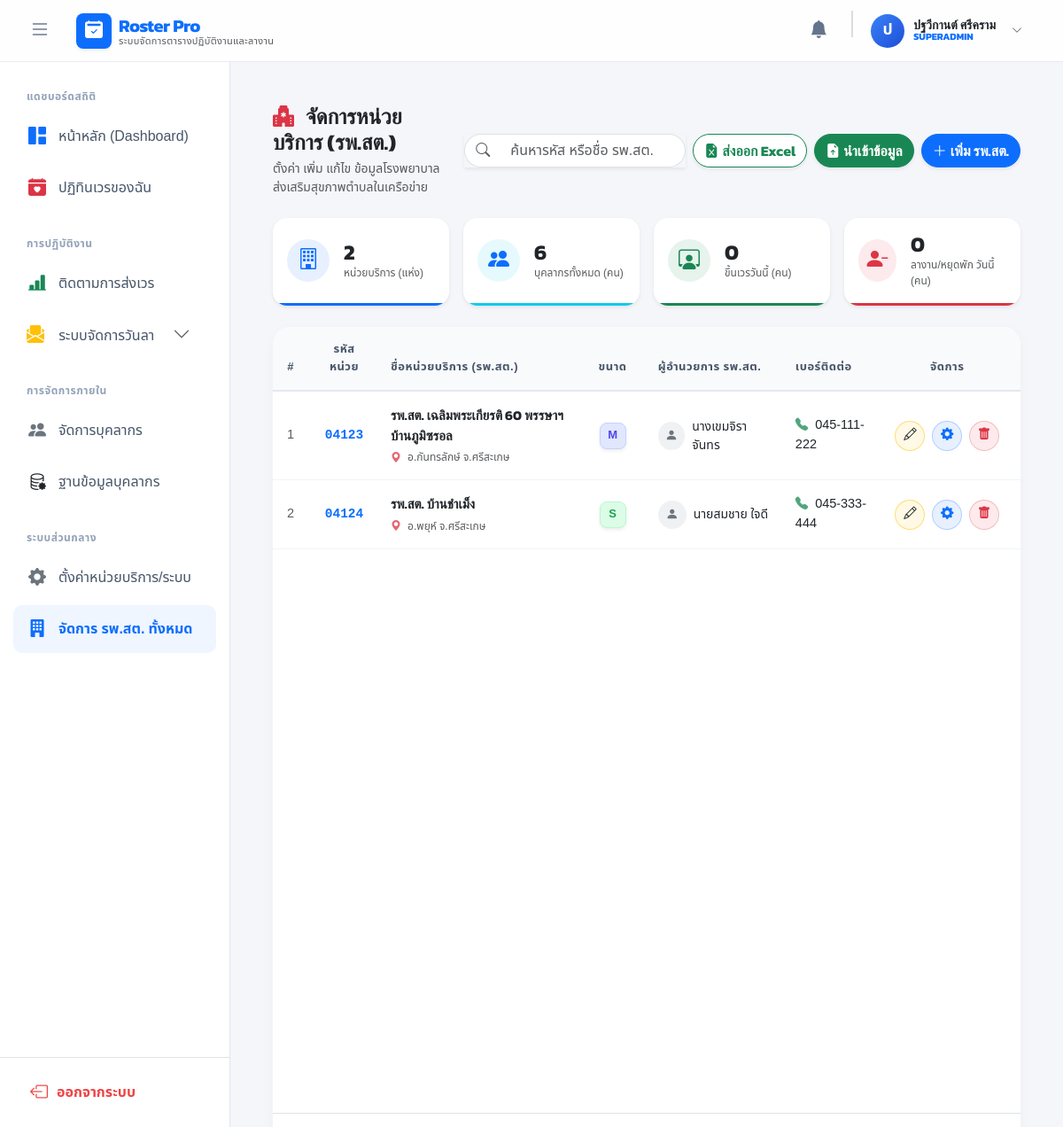
Page /index.php?c=hospitals (signed in) on the committed database.
### tables this page shows
CREATE TABLE `users` (
  `id` int(11) NOT NULL,
  `hospital_id` int(11) DEFAULT NULL COMMENT 'รหัสหน่วยบริการ (NULL = แอดมินส่วนกลาง)',
  `name` varchar(100) NOT NULL,
  `phone` varchar(50) DEFAULT NULL,
  `username` varchar(50) NOT NULL,
  `password` varchar(255) NOT NULL,
  `role` enum('SUPERADMIN','ADMIN','DIRECTOR','SCHEDULER','STAFF','HR') NOT NULL DEFAULT 'STAFF',
  `employee_type` enum('ข้าราชการ/พนักงานท้องถิ่น','พนักงานจ้างตามภารกิจ','พนักงานจ้างทั่วไป') NOT NULL DEFAULT 'ข้าราชการ/พนักงานท้องถิ่น',
  `start_date` date DEFAULT NULL COMMENT 'วันที่บรรจุ/เริ่มงาน',
  `type` varchar(100) DEFAULT NULL COMMENT 'วิชาชีพ/ตำแหน่ง',
  `position_number` varchar(50) DEFAULT NULL,
  `color_theme` varchar(20) DEFAULT 'primary',
  `sort_order` int(11) DEFAULT 0,
  `created_at` datetime DEFAULT current_timestamp(),
  `display_order` int(11) NOT NULL DEFAULT 0,
  `id_card` varchar(13) DEFAULT NULL,
  `pay_rate_id` int(11) DEFAULT NULL
);

CREATE TABLE `hospitals` (
  `id` int(11) NOT NULL,
  `hospital_code` varchar(10) NOT NULL,
  `name` varchar(255) NOT NULL,
  `is_active` tinyint(1) DEFAULT 1,
  `address` varchar(255) DEFAULT NULL,
  `sub_district` varchar(100) DEFAULT NULL,
  `district` varchar(100) DEFAULT NULL,
  `province` varchar(100) DEFAULT NULL,
  `zipcode` varchar(10) DEFAULT NULL,
  `latitude` varchar(50) DEFAULT NULL,
  `longitude` varchar(50) DEFAULT NULL,
  `hospital_size` enum('S','M','L','XL') DEFAULT 'S',
  `phone` varchar(50) DEFAULT NULL,
  `morning_shift` varchar(50) DEFAULT '08:30 - 16:30',
  `afternoon_shift` varchar(50) DEFAULT '16:30 - 00:30',
  `night_shift` varchar(50) DEFAULT '00:30 - 08:30',
  `created_at` datetime DEFAULT current_timestamp(),
  `email` varchar(100) DEFAULT NULL,
  `logo` varchar(255) DEFAULT NULL
);

### views/hospitals/index.php (the view, shortened to what the rows shown need)
<?php
$isAdmin = in_array($_SESSION['user']['role'] ?? '', ['ADMIN', 'SUPERADMIN']);
$all_hospitals = $hospitals ?? [];
$filtered_hospitals = [];
foreach ($all_hospitals as $h) {
    $name = $h['name'] ?? '';
    if (mb_strpos($name, 'ส่วนกลาง') === false && $h['id'] != 0) {
        $filtered_hospitals[] = $h;
    }
}
$hospitals = $filtered_hospitals;
?>
<div class="container-fluid px-3 px-md-4 py-4 min-vh-100 d-flex flex-column">
    <div class="card card-modern flex-grow-1 overflow-hidden d-flex flex-column mb-4">
        <div class="card-body p-0 d-flex flex-column flex-grow-1">
            <div class="table-responsive flex-grow-1">
                <table class="table table-modern mb-0" id="hospitalsTable">
                    <thead class="sticky-top" style="z-index: 10;">
                        <tr>
                            <th class="text-center" style="width: 5%;">#</th>
                            <th class="text-center" style="width: 10%;">รหัสหน่วย</th>
                            <th style="width: 30%;">ชื่อหน่วยบริการ (รพ.สต.)</th>
                            <th class="text-center" style="width: 10%;">ขนาด</th>
                            <th style="width: 20%;">ผู้อำนวยการ รพ.สต.</th>
                            <th style="width: 15%;">เบอร์ติดต่อ</th>
                            <th class="text-center pe-4" style="width: 10%;">จัดการ</th>
                        </tr>
                    </thead>
                    <tbody id="hospitalTableBody">
                        <?php if (empty($hospitals)): ?>
                            <tr>
                                <td colspan="7" class="text-center py-5">
                                    <div class="bg-light rounded-circle d-inline-flex justify-content-center align-items-center mb-3" style="width: 80px; height: 80px;">
                                        <i class="bi bi-building-x fs-1 text-secondary opacity-50"></i>
                                    </div>
                                    <h6 class="fw-bold text-dark mb-1">ไม่พบข้อมูล รพ.สต.</h6>
                                    <p class="text-muted small mb-0">ยังไม่มีข้อมูลในระบบ หรือชื่อไม่ตรงกับเงื่อนไข</p>
                                </td>
                            </tr>
                        <?php else: ?>
                            <?php $no = 1; foreach ($hospitals as $h):
                                $size = strtoupper(trim($h['hospital_size'] ?? 'S'));
                                $size_class = 'size-unknown';
                                if ($size === 'S') $size_class = 'size-s';
                                elseif ($size === 'M') $size_class = 'size-m';
                                elseif ($size === 'L') $size_class = 'size-l';
                                elseif ($size === 'XL') $size_class = 'size-xl';
                            ?>
                            <tr class="hospital-row">
                                <td class="text-center text-muted fw-medium"><?= $no++ ?>
                                </td>
                                <td class="text-center font-monospace fw-bold text-primary hospital-code">
                                    <?= htmlspecialchars($h['hospital_code'] ?? '-') ?>
                                </td>
                                <td>
                                    <div class="fw-bold text-dark hospital-name" style="font-size: 15px;">
                                        <?= htmlspecialchars($h['name']) ?>
                                    </div>
                                    <?php if(!empty($h['district'])): ?>
                                        <div class="text-muted mt-1" style="font-size: 12px;">
                                            <i class="bi bi-geo-alt-fill text-danger opacity-75 me-1"></i> อ.<?= htmlspecialchars($h['district']) ?> จ.<?= htmlspecialchars($h['province'] ?? 'ยโสธร') ?>
                                        </div>
                                    <?php endif; ?>
                                </td>
                                <td class="text-center">
                                    <div class="size-badge <?= $size_class ?> shadow-sm mx-auto" title="ขนาด <?= $size ?>">
                                        <?= $size ?>
                                    </div>
                                </td>
                                <td>
                                    <div class="d-flex align-items-center">
                                        <div class="bg-secondary bg-opacity-10 text-secondary rounded-circle d-flex justify-content-center align-items-center me-2 fw-bold" style="width: 32px; height: 32px; font-size: 14px;">
                                            <i class="bi bi-person-fill"></i>
                                        </div>
                                        <div class="text-dark fw-medium" style="font-size: 14px;">
                                            <?= htmlspecialchars($h['director_name'] ?? 'ยังไม่ระบุ') ?>
                                        </div>
                                    </div>
                                </td>
                                <td>
                                    <?php if (!empty($h['phone'])): ?>
                                        <a href="tel:<?= htmlspecialchars($h['phone']) ?>" class="text-decoration-none text-dark fw-medium">
                                            <i class="bi bi-telephone-fill text-success me-1 opacity-75"></i> <?= htmlspecialchars($h['phone']) ?>
                                        </a>
                                    <?php else: ?>
                                        <span class="text-muted">-</span>
                                    <?php endif; ?>
                                </td>
                                <td class="text-center pe-4 text-nowrap">
                                    <?php if($isAdmin): ?>
                                    <button type="button" class="btn-action bg-warning bg-opacity-10 text-dark border border-warning border-opacity-50 me-1" title="เปลี่ยนชื่อ/รหัส"
                                            onclick="openEditModal('<?= htmlspecialchars($h['id']) ?>', '<?= htmlspecialchars($h['hospital_code'] ?? '') ?>', '<?= htmlspecialchars($h['name'], ENT_QUOTES) ?>')">
                                        <i class="bi bi-pencil"></i>
                                    </button>
                                    <a href="index.php?c=settings&a=hospital&id=<?= urlencode($h['id']) ?>" class="btn-action bg-primary bg-opacity-10 text-primary border border-primary border-opacity-25 me-1" title="ตั้งค่าข้อมูลพื้นฐาน/พิกัดแผนที่">
                                        <i class="bi bi-gear-fill"></i>
                                    </a>
                                    <a href="index.php?c=hospitals&a=delete&id=<?= urlencode($h['id']) ?>" class="btn-action bg-danger bg-opacity-10 text-danger border border-danger border-opacity-25" title="ลบ" onclick="return confirm('คำเตือน: ยืนยันการลบ <?= htmlspecialchars($h['name'], ENT_QUOTES) ?> ?\n\n(หากมีพนักงานสังกัดอยู่ จะไม่สามารถลบได้)');">
                                        <i class="bi bi-trash-fill"></i>
                                    </a>
                                    <?php else: ?>
                                    <span class="text-muted small"><i class="bi bi-lock-fill"></i></span>
                                    <?php endif; ?>
                                </td>
                            </tr>
                            <?php endforeach; ?>
                        <?php endif; ?>
                    </tbody>
                </table>
            </div>
        </div>
    </div>
</div>

### rows in the picture
users: hospital.hospital_code "04123", hospital.name "รพ.สต. เฉลิมพระเกียรติ 60 พรรษาฯ บ้านภูมิซรอล", hospital.district "กันทรลักษ์", hospital.province "ศรีสะเกษ", hospital.hospital_size "M", name "นางเขมจิรา จันทร", hospital.phone "045-111-222"
users: hospital.hospital_code "04124", hospital.name "รพ.สต. บ้านชำเม็ง", hospital.district "พยุห์", hospital.province "ศรีสะเกษ", hospital.hospital_size "S", name "นายสมชาย ใจดี", hospital.phone "045-333-444"

### other values in the picture
$app_name "Roster Pro"
$app_subtitle "ระบบจัดการตารางปฏิบัติงานและลางาน"
mb_substr($_SESSION['user']['name'], 0, 1, 'UTF-8') "ป"
$_SESSION['user']['name'] "ปฐวีกานต์ ศรีคราม"
$_SESSION['user']['role'] "SUPERADMIN"
$total_hospitals "2"
$total_staff "6"
$on_duty_today "0"
$on_leave_today "0"
